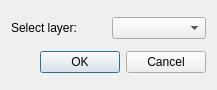
<?xml version="1.0" encoding="UTF-8"?>
<ui version="4.0">
 <class>SelectLayerDialog</class>
 <widget class="QDialog" name="SelectLayerDialog">
  <property name="geometry">
   <rect>
    <x>0</x>
    <y>0</y>
    <width>217</width>
    <height>90</height>
   </rect>
  </property>
  <property name="windowTitle">
   <string>Dialog</string>
  </property>
  <layout class="QVBoxLayout" name="verticalLayout">
   <item>
    <layout class="QHBoxLayout" name="horizontalLayout">
     <item>
      <widget class="QLabel" name="layerLabel">
       <property name="text">
        <string>Select layer:</string>
       </property>
      </widget>
     </item>
     <item>
      <widget class="QComboBox" name="layerComboBox"/>
     </item>
    </layout>
   </item>
   <item>
    <widget class="QDialogButtonBox" name="buttonBox">
     <property name="orientation">
      <enum>Qt::Horizontal</enum>
     </property>
     <property name="standardButtons">
      <set>QDialogButtonBox::Cancel|QDialogButtonBox::Ok</set>
     </property>
    </widget>
   </item>
  </layout>
 </widget>
 <resources/>
 <connections>
  <connection>
   <sender>buttonBox</sender>
   <signal>accepted()</signal>
   <receiver>SelectLayerDialog</receiver>
   <slot>accept()</slot>
   <hints>
    <hint type="sourcelabel">
     <x>248</x>
     <y>254</y>
    </hint>
    <hint type="destinationlabel">
     <x>157</x>
     <y>274</y>
    </hint>
   </hints>
  </connection>
  <connection>
   <sender>buttonBox</sender>
   <signal>rejected()</signal>
   <receiver>SelectLayerDialog</receiver>
   <slot>reject()</slot>
   <hints>
    <hint type="sourcelabel">
     <x>316</x>
     <y>260</y>
    </hint>
    <hint type="destinationlabel">
     <x>286</x>
     <y>274</y>
    </hint>
   </hints>
  </connection>
 </connections>
</ui>
